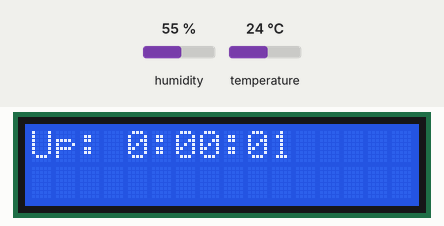
Simulated run of this program. Board: Raspberry Pi Pico running MicroPython. Parts: 16×2 character LCD. Inputs (shaded band) come from the test bench; at power-on: humidity 55 %, temperature 24 °C. Values from a settings file that is not in the repository are placeholders; the clock reads 2024-03-15 10:24:30 at power-on unless the program sets it; what the program prints to the serial console is not drawn.

Above: at 1.2 s.
1.3 s: humidity set to 22 %
At 5.9 s:
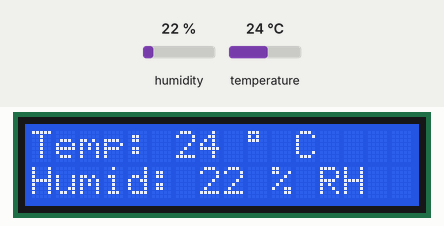
10.4 s: temperature set to 12 °C
At 16.2 s:
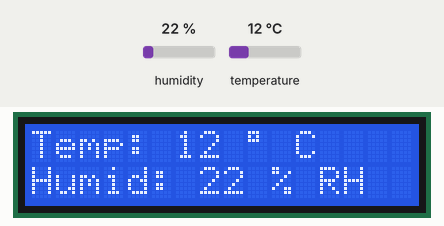
21.9 s: humidity set to 40 %
At 26.4 s:
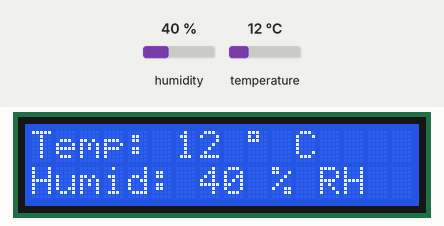
31.0 s: temperature set to 19 °C
At 36.6 s:
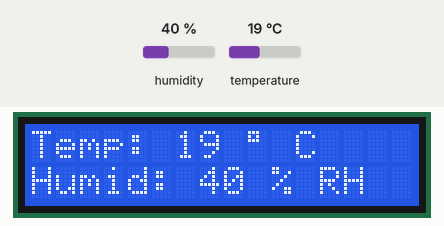
Timing chart, 0 to 38.1 s (numbered marks = the images above; inputs shaded):
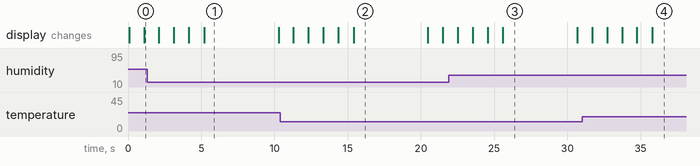

The program:

main.py
```python
import os
import utime
import network
import socket
import machine
import config
try:
    import uping
    NET_AVAILABLE = True
except ImportError:
    uping = None
    NET_AVAILABLE = False
from machine import Pin, I2C
from pico_i2c_lcd import I2cLcd
import dht
import sys

# Non-blocking stdin support (not present on every MicroPython build)
try:
    import select
    SELECT_AVAILABLE = True
except ImportError:
    select = None
    SELECT_AVAILABLE = False

##############################################################################################################
##############################################################################################################


# LCD Setup
print("Initializing Display")
I2C_ADDR = 0x27
I2C_SDA = Pin(0)
I2C_SCL = Pin(1)
i2c = I2C(0, sda=I2C_SDA, scl=I2C_SCL, freq=400000)
lcd = I2cLcd(i2c, I2C_ADDR, 2, 16)
print("Display Ready")

# Flicker-free line writer (pads/overwrites, no clears per frame)
_last_l0 = None
_last_l1 = None

def lcd_write_line(row, text):
    global _last_l0, _last_l1
    text = (text + " " * 16)[:16]  # pad/trim to 16 cols

    if row == 0:
        if text == _last_l0:
            return
        _last_l0 = text
    else:
        if text == _last_l1:
            return
        _last_l1 = text

    lcd.move_to(0, row)
    lcd.putstr(text)

def lcd_new_page():
    # Don't clear here; clearing causes visible wipe during slow operations.
    global _last_l0, _last_l1
    _last_l0 = None
    _last_l1 = None


# Network Setup (optional)
if NET_AVAILABLE:
    wlan = network.WLAN(network.STA_IF)
    wlan.active(True)
    wlan.connect(config.SSID, config.PASSWORD)
    print("Network Setup Loaded")

    # Wait for connection (but do not block forever)
    print("Initializing Network")
    for _ in range(10):  # ~10 seconds max, then continue without net
        if wlan.isconnected():
            break
        utime.sleep(1)

    if wlan.isconnected():
        print(f"Network Connected: {wlan.ifconfig()[0]}")
    else:
        print("Network not connected - continuing without network features")
else:
    print("Network features unavalible. Skipping...")

##############################################################################################################
##############################################################################################################

# Overrides / test harness
OVERRIDE_TEMP = None
OVERRIDE_HUM = None

# Uptime override is an OFFSET (seconds), so it keeps counting
OVERRIDE_UPTIME_OFFSET_S = 0

def parse_uptime_str(s):
    """
    Accepts:
      - "H:MM:SS"  (e.g., "5:07:09", "100:07:09")
      - "H:MM"     (treated as H:MM:00)
      - "Xd HH:MM" (e.g., "3d 04:17")
      - "Xd HH:MM:SS" (optional seconds)
    Returns total seconds (int).
    """
    s = s.strip().lower()

    days = 0
    if "d" in s:
        left, right = s.split("d", 1)
        days = int(left.strip() or "0")
        s = right.strip()

    parts = [p for p in s.split(":") if p != ""]
    if len(parts) == 3:
        h = int(parts[0])
        m = int(parts[1])
        sec = int(parts[2])
    elif len(parts) == 2:
        h = int(parts[0])
        m = int(parts[1])
        sec = 0
    elif len(parts) == 1 and parts[0]:
        h = int(parts[0])
        m = 0
        sec = 0
    else:
        h = m = sec = 0

    return days * 86400 + h * 3600 + m * 60 + sec

def poll_command():
    global OVERRIDE_TEMP, OVERRIDE_HUM, OVERRIDE_UPTIME_OFFSET_S

    # If we can't do non-blocking stdin, just skip (don't freeze the program)
    if not SELECT_AVAILABLE:
        return

    if sys.stdin in select.select([sys.stdin], [], [], 0)[0]:
        cmd = sys.stdin.readline().strip()
        if not cmd:
            return

        # ---- Set overrides ----
        if cmd.startswith("temp "):
            OVERRIDE_TEMP = float(cmd.split()[1])
            print(f"[CMD] Override temp = {OVERRIDE_TEMP}")

        elif cmd.startswith("hum "):
            OVERRIDE_HUM = float(cmd.split()[1])
            print(f"[CMD] Override humidity = {OVERRIDE_HUM}")

        elif cmd.startswith("time "):
            desired_str = cmd[5:].strip()
            try:
                desired_seconds = parse_uptime_str(desired_str)
                actual_elapsed_s = (utime.ticks_ms() - start_time) // 1000
                OVERRIDE_UPTIME_OFFSET_S = int(desired_seconds - actual_elapsed_s)
                print(f"[CMD] Uptime set to '{desired_str}' (offset={OVERRIDE_UPTIME_OFFSET_S}s)")
            except Exception as e:
                print(f"[CMD] Bad time format: '{desired_str}' ({e})")

        # ---- Clear overrides ----
        elif cmd == "clear":
            OVERRIDE_TEMP = None
            OVERRIDE_HUM = None
            OVERRIDE_UPTIME_OFFSET_S = 0
            print("[CMD] All overrides cleared")

        elif cmd in ("temp clear", "clear temp"):
            OVERRIDE_TEMP = None
            print("[CMD] Temp override cleared")

        elif cmd in ("hum clear", "clear hum"):
            OVERRIDE_HUM = None
            print("[CMD] Humidity override cleared")

        elif cmd in ("time clear", "clear time"):
            OVERRIDE_UPTIME_OFFSET_S = 0
            print("[CMD] Uptime override cleared")

        # ---- Status ----
        elif cmd == "status":
            print(f"[CMD] temp={OVERRIDE_TEMP} hum={OVERRIDE_HUM} time_offset={OVERRIDE_UPTIME_OFFSET_S}s")

##############################################################################################################
##############################################################################################################

# Uptime
start_time = utime.ticks_ms()

def get_uptime():
    elapsed_s = (utime.ticks_ms() - start_time) // 1000
    total_seconds = elapsed_s + OVERRIDE_UPTIME_OFFSET_S
    if total_seconds < 0:
        total_seconds = 0

    days = total_seconds // 86400
    rem = total_seconds % 86400

    hours = rem // 3600
    rem %= 3600

    minutes = rem // 60
    seconds = rem % 60

    total_hours = total_seconds // 3600

    if total_hours >= 72:
        return f"{days}d {hours:02}:{minutes:02}"
    else:
        return f"{total_hours}:{minutes:02}:{seconds:02}"

##############################################################################################################
##############################################################################################################

# Ping
def ping(ip=config.TARGET):
    if NET_AVAILABLE:
        if not wlan.isconnected():
            return ""

        try:
            response = uping.ping(ip)
            if isinstance(response, tuple):
                ping_time = response[1]
                print(f"Ping to {ip}: Online, time={ping_time} ms")
                return f"Online, {ping_time} ms"
            elif response is not None:
                print(f"Ping to {ip}: Online, time={response} ms")
                return f"Online, {response} ms"
        except Exception as e:
            print(f"Ping to {ip}: Offline")
            return ""
    return ""

##############################################################################################################
##############################################################################################################

# DHT11
sensor = dht.DHT11(Pin(22))

# Cached sensor values (prevents UI freezing)
LAST_TEMP = None
LAST_HUM = None
LAST_READ_MS = 0
DHT_MIN_INTERVAL_MS = 2000  # DHT11 needs ~2s between valid reads

def get_temp_and_humidity():
    global OVERRIDE_TEMP, OVERRIDE_HUM
    global LAST_TEMP, LAST_HUM, LAST_READ_MS

    # Overrides for testing
    if OVERRIDE_TEMP is not None or OVERRIDE_HUM is not None:
        return (
            OVERRIDE_TEMP if OVERRIDE_TEMP is not None else 0,
            OVERRIDE_HUM if OVERRIDE_HUM is not None else 0
        )

    now = utime.ticks_ms()
    if (LAST_TEMP is not None and LAST_HUM is not None and
        utime.ticks_diff(now, LAST_READ_MS) < DHT_MIN_INTERVAL_MS):
        # Too soon to poll DHT again; return cached values immediately (no blocking)
        return LAST_TEMP, LAST_HUM

    try:
        sensor.measure()  # fast; no sleep
        temp = sensor.temperature()
        hum = sensor.humidity()
        LAST_TEMP = temp
        LAST_HUM = hum
        LAST_READ_MS = now

        temp_f = temp * (9/5) + 32.0
        print('Temperature: %3.1f C' % temp)
        print('Temperature: %3.1f F' % temp_f)
        print('Humidity: %3.1f %%' % hum)
        return temp, hum
    except OSError:
        return LAST_TEMP, LAST_HUM  # fallback to last-known-good if available

##############################################################################################################
##############################################################################################################

while True:
    # --- Uptime / ping page ---
    lcd_new_page()
    start_time_display = utime.time()
    while utime.time() - start_time_display < 5:
        poll_command()

        uptime = get_uptime()
        status = ping()

        lcd_write_line(0, f"Up: {uptime}")
        lcd_write_line(1, status if status else "")

        utime.sleep(1)

    # --- Temp/RH page ---
    lcd_new_page()
    start_time_display = utime.time()
    while utime.time() - start_time_display < 5:
        poll_command()

        temperature, humidity = get_temp_and_humidity()

        lcd_write_line(0, f"Temp: {temperature} \xDF C")
        lcd_write_line(1, f"Humid: {humidity} % RH")

        utime.sleep(1)
```

Measured:
- what the display in image 1 shows lasts 5.1 s, from 5.2 s to 10.3 s
